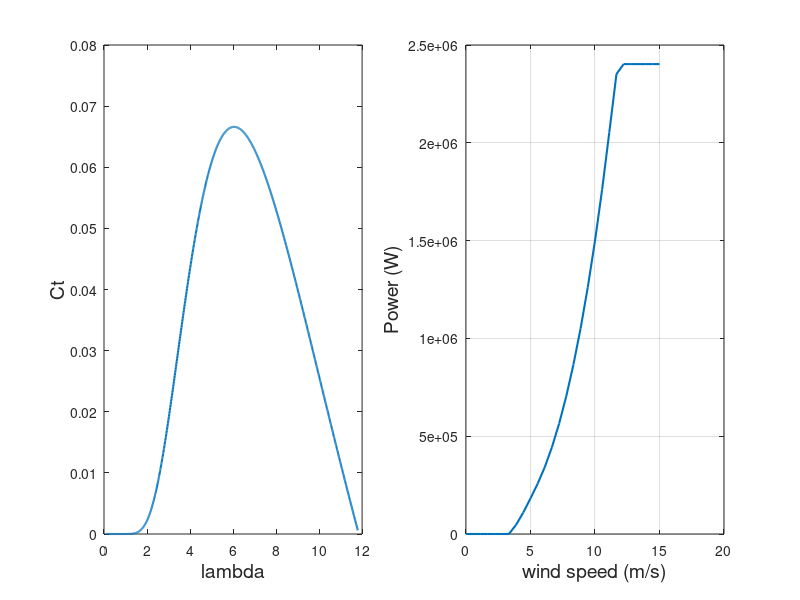

Write the MATLAB code that produced this figure.

close all
clear all
clc


%% DFIG parameters -> Rotor parameters referred to the stator side

f = 50;                  % Stator frequency (Hz)
Ps = 2e6;                % Rated stator power (W)
n = 1500;                % Rated rotational speed (rev/min)
Vs = 690;                % Rated stator voltage (V)
Is = 1760;               % Rated stator current (A)
Tem = 12732;             % Rated torque (N,m)

p=2;                     % Pole pair
u = 1/3;                 % Stator/rotor turns ratio
Vr = 2070;               % Rated rotor voltage (non-reached) (V)
smax = 1/3;              % Maximum slip
Vr_stator = (Vr*smax)*u; % Rated rotor voltage referred to stator
Rs = 2.6e-3;             % Stator resistance (ohm)
Lsi = 0.087e-3;           % Leakage inductance (stator & rotor)  (H)
Lm = 2.5e-3;             % Magnetizing inductance (H)
Rr = 2.9e-3;             % Rotor resistance referred to stator
Ls = Lm + Lsi;           % Stator inductance (H)
Lr = Lm + Lsi;           % Rotor inductance (H)
Vbus = Vr_stator*sqrt(2); % DC bus voltage referred to stator
sigma = 1 - Lm^2/(Ls*Lr);
Fs = Vs*sqrt(2/3)/(2*pi*f); % Stator Flux (aprox.)  (Wb)

J = 127;                    % Inertia
D = 1e-3;                   % Damping

fsw = 4e3;                  % Switching frequency (Hz)
Ts = 1/fsw/50;              % Sample time (sec)

% PI regulators

tau_i = (sigma*Lr)/Rr;
tau_n = 0.05/4;
wni = 100*(1/tau_i);
wnn = 1/tau_n;

kp_id = (2*wni*sigma*Lr)-Rr;
kp_iq = kp_id;
ki_id = (wni^2)*Lr*sigma;
ki_iq = ki_id;
kp_n = (2*wnn*J)/p;
ki_n = ((wnn^2)*J)/p;

%Three blade wind turbine model
N = 100;             % Gearbox ratio
Radio = 42;          % Radio
ro = 1.225;          % Air density
% 
% % Cp and Ct curves 
beta = 0;            % Pitch angle
ind2 = 1;

for lambda = 0.1:0.01:11.8
    lambdai(ind2) = (1./((1./(lambda-0.02.*beta)+(0.003./(beta^3+1)))));
    Cp(ind2) = 0.73*(151./lambdai(ind2)-0.58.*beta-0.002.*beta^2.14-13.2).*(exp(-18.4./lambdai(ind2)));
    Ct(ind2) = Cp(ind2)/lambda;
    ind2 = ind2 + 1;
end
tab_lambda = [0.1:0.01:11.8];
% 
% %Kopt for MPPT
Cp_max = 0.44;
lambda_opt = 7.2;
Kopt = ((0.5*ro*pi*(Radio^5)*Cp_max)/(lambda_opt^3));
% 
% % Power curve in function of wind speed

P = 1.0e+06 *[0,0,0,0,0,0,0,0.0472,0.1097,0.1815,0.2568,0.3418, ...
    0.4437,0.5642,0.7046,0.8667,1.0518,1.2616,1.4976,1.7613,2.0534,...
    2.3513,2.4024,2.4024,2.4024,2.4024,2.4024, 2.4024];
V = [0.0000,0.5556,1.1111,1.6667,2.2222,2.7778,3.3333,3.8889,4.4444,...
    5.0000,5.5556,6.1111,6.6667,7.2222,7.7778,8.3333,8.8889,9.4444, ...
    10.0000,10.5556,11.1111,11.6667,12.2222,12.7778,13.3333,13.8889,...
    14.4444,15.0000];

figure 
subplot(1,2,1)
plot(tab_lambda,Ct,'linewidth',1.5)
xlabel('lambda','fontsize',14)
ylabel('Ct','fontsize',14)
subplot(1,2,2)
plot(V,P,'linewidth',1.5)
grid
xlabel('wind speed (m/s)','fontsize',14)
ylabel('Power (W)','fontsize',14)

% Grid side converter

Cbus = 80e-3;             % DC bus capacitance
Rg = 20e-6;               % Grid side filter's resistance
Lg = 400e-6;              % Grid side filter's inductance

Kpg = 1/(1.5*Vs*sqrt(2/3));
Kqg = -Kpg;

% PI regulators

tau_ig = Lg/Rg;
wnig = 60*2*pi;

kp_idg = (2*wnig*Lg)-Rg;
kp_iqg = kp_idg;
ki_idg = (wnig^2)*Lg;
ki_iqg = ki_idg;

kp_v = -1000;
ki_v = -300000;
